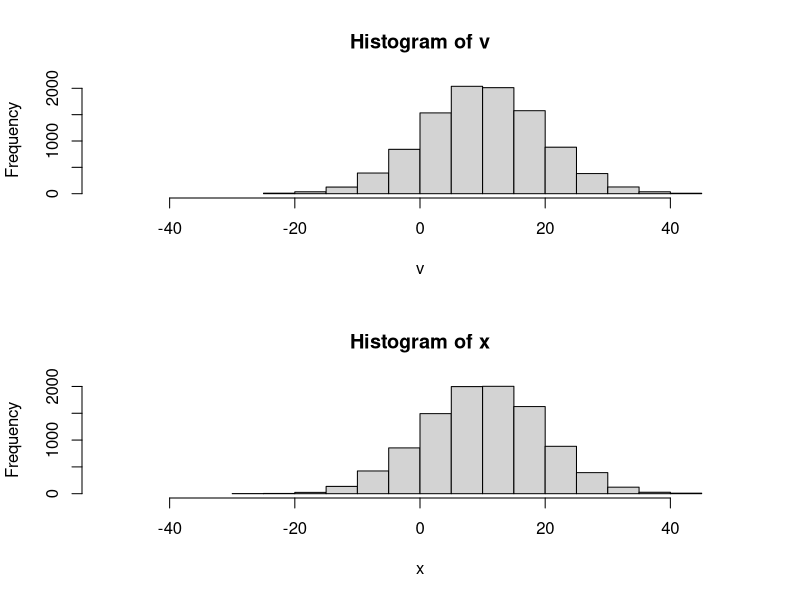
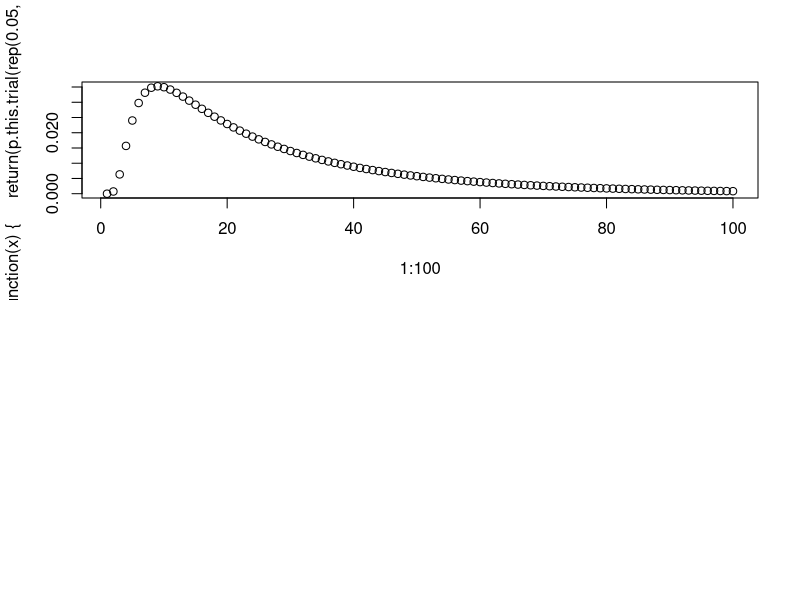

Source code (R) for these figures, in order: (Note: a time limit stopped this script after it produced the figures.)
# every trial is norm 1, 1

v <- replicate(10000, {
  s <- 0
  for(i in 1:10){
    s <- s + rnorm(1,mean=1,sd=3)
  }
  return(s)
})

x <- rnorm(10000, mean=10, sd=sqrt(9*10))

layout(1:2)
hist(v, xlim=c(-50,50))
hist(x, xlim=c(-50,50))

#### accumulator models ####

dependent.race <- function(n, rate=0.1, noise=0.05, boost.factor=1, end=1){
  accumulators <- rep(0,n)
  finish.times <- rep(Inf,n)
  finished.count <- 0
  t <- 0
  while(finished.count < n){
    t <- t + 1
    accumulators <- accumulators + rnorm(n, mean = rate + finished.count*boost.factor*rate , sd = noise)
    finish.times <- mapply(function(a,f){
      if(a >= end && t < f){
        return(t)
      } else {
        return(f)
      }
    }, accumulators, finish.times)
    finished.count <- sum(finish.times < Inf)
  }
  return(sort(finish.times))
}

p.this.trial <- function(r, end=1, noise=0.05){
  p.prev <- 0
  for(t in 1:length(r)){
    p <- pnorm(end, mean=sum(r[1:t]),sd = sqrt(noise^2*t), lower.tail = F)
    p.diff <- p - p.prev
    p.prev <- p.prev + p.diff
  }
  return(p.diff)
}

log.likelihood <- function(when.learning, rate = 0.1, noise = 0.05, boost = 1, end = 1){
  
  learning.trials <- c(when.learning[1], diff(when.learning))
  rate.trials <- sapply(1:length(when.learning), function(s){ return(rate + (sum(when.learning < when.learning[s]))*boost*rate)})
  print(rate.trials)
  running.accumulators <- length(when.learning):1
  print(running.accumulators)
  
  p.individual <- numeric()
  p.total <- 0
  for(i in 1:length(when.learning)){
    
    rates <- numeric()
    for(j in 1:i){
      rates <- c(rates,rep(rate.trials[j], learning.trials[j]))
    }
    print(rates)
    p <- p.this.trial(rates, end=end,noise=noise)
    
    p.any <- 1 - (1 - p)^running.accumulators[i]
    print(p.any)
    
    p.individual[i] <- log(p.any)
    p.total <- p.total + log(p.any)
  }
  
  return(list(
    p.total=p.total,
    p.individual.events=p.individual
  ))
}

log.likelihood(c(10,13))

plot(1:100, sapply(1:100, function(x){return(p.this.trial(rep(0.05,x), noise=0.2))}))

sim.result <- t(replicate(1000000, {
  return(dependent.race(2, rate = 0.05, noise=0.2, boost.factor = 4))
}))
layout(1)
plot(sim.result[,1], sim.result[,2])


hist(sim.result[,1], breaks=1:200, xlim=c(0,50))
points(1:50, 1000000 * sapply(1:50, function(x){ return(exp(log.likelihood(c(x, x+5), rate=0.05,noise=0.2,boost=4)$p.individual.events[[1]]))}))


sim.result.1acc <- t(replicate(1000000, {
  return(dependent.race(1, rate = 0.05, noise=0.2, boost.factor = 4))
}))
hist(sim.result.1acc[,1], breaks=1:400, xlim=c(0,50))
points(1:50, 1000000 * sapply(1:50, function(x){ return(exp(log.likelihood(x, rate=0.05, noise=0.2,boost=4)$p.individual.events[[1]]))}))
points(1:50, 1000000 * sapply(1:50, function(x){ return(p.this.trial(rep(0.05,x), noise=0.2))}))
points(1:50, 1000000 * sapply(1:50, function(x){ return(dinvgauss(x, mean=1 / 0.05, shape=1/0.2^2 ))     }))
